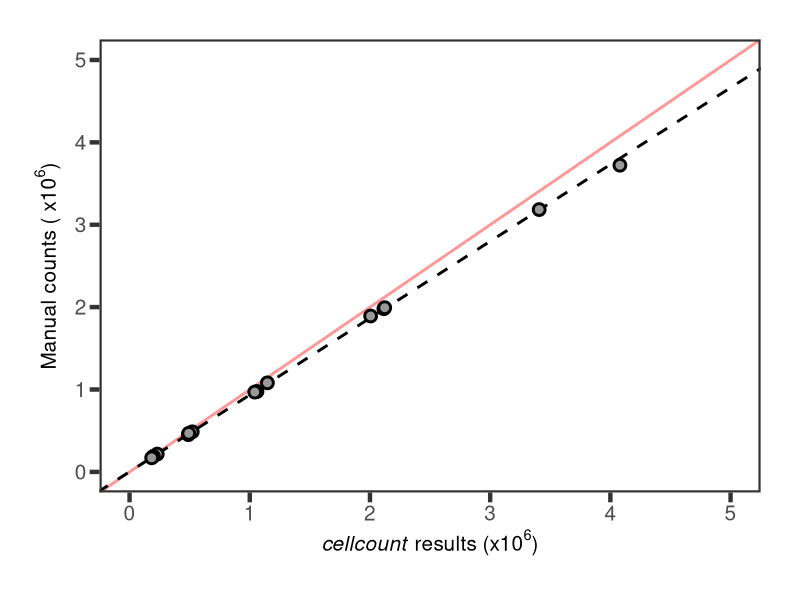
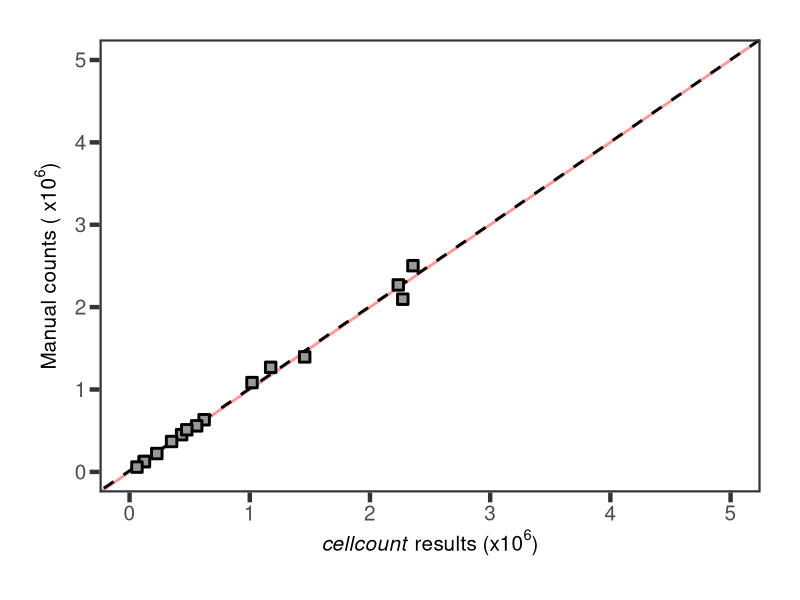
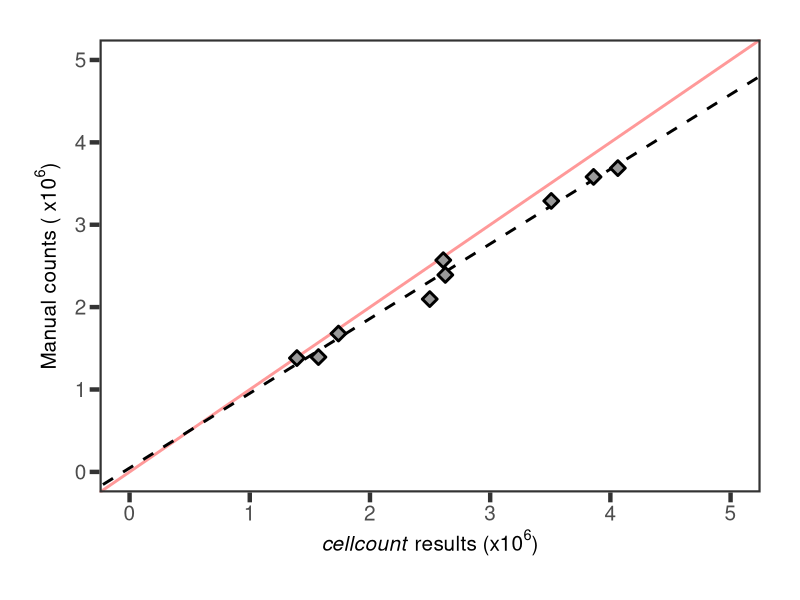
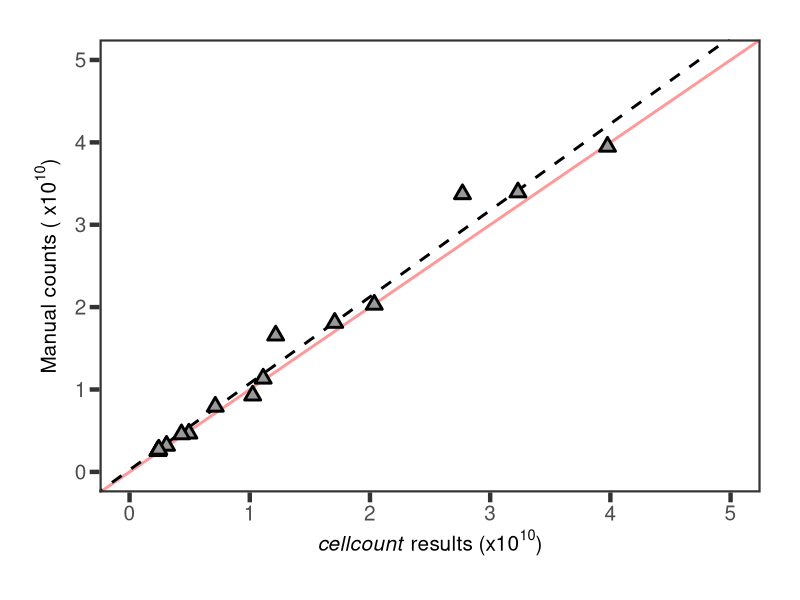
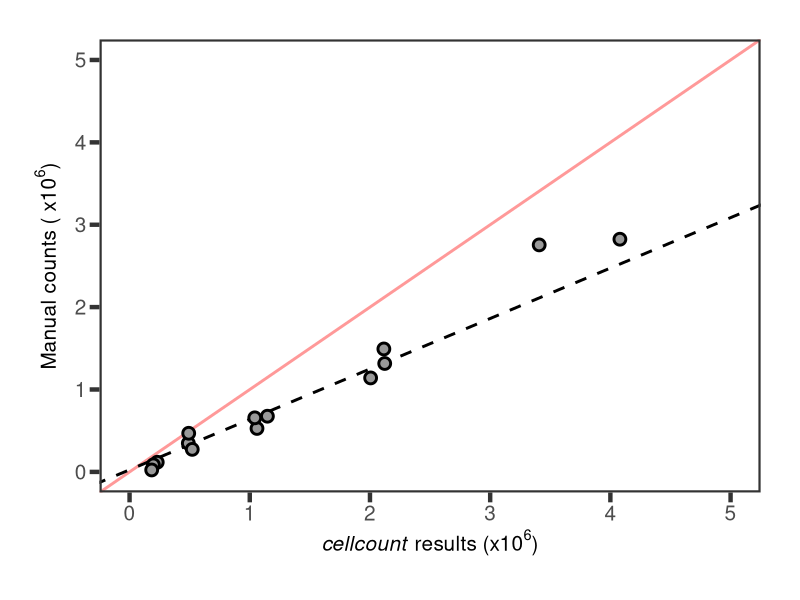
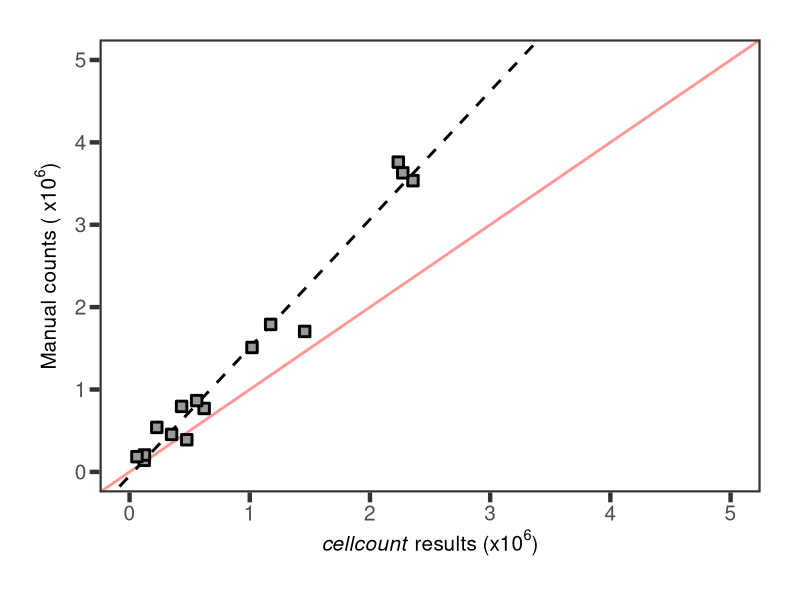
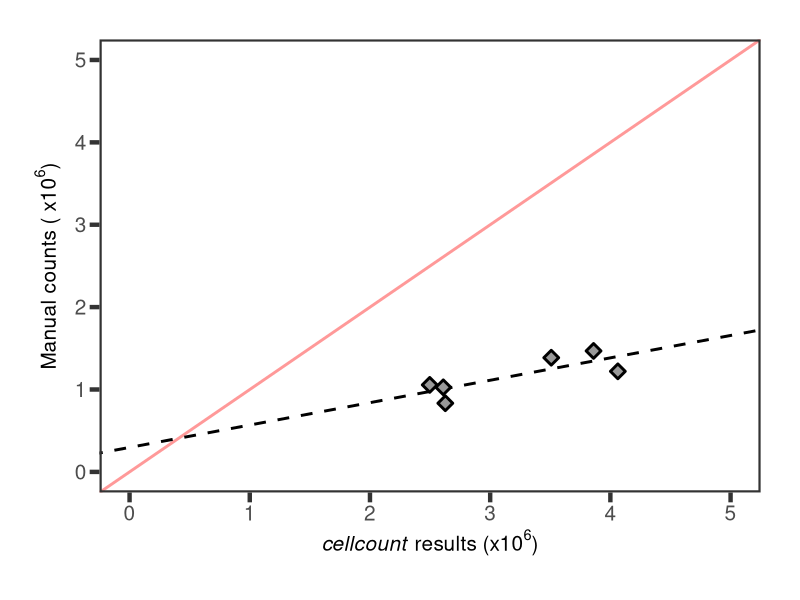
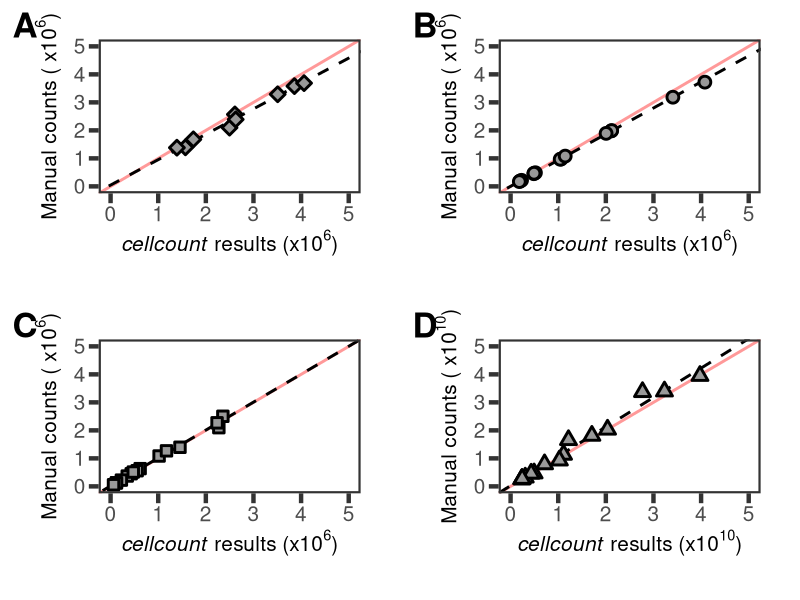

The R source for these figures, in order:
library(ggplot2)
library(gridExtra)
library(ggpubr)
library(cowplot)

setwd("C:/Users/Tyler.Harman/Desktop/cellcount_work/cellcount_main/data")

RA<-read.csv("Regression_Analysis.csv",header=T)

RA_F192<-subset(RA,Species=="F192")
RA_F210<-subset(RA,Species=="F210")
RA_Anabena<-subset(RA,Species=="Anabena")
RA_Shewanella<-subset(RA,Species=="Shewanella")

RA_F192$Script<-(RA_F192$Script/1000000)
RA_F192$Visual<-(RA_F192$Visual/1000000)
RA_F192$Microscope<-(RA_F192$Microscope/1000000)

data.lm1<-lm(Visual~Script,data=RA_F192)
summary(data.lm1)

F192<-ggplot(data=RA_F192, aes(x=Script,y=Visual))+
  theme_bw()+
  labs(x=expression(paste(italic("cellcount"), " results (",x10^{6},")")))+
  labs(y=expression(paste("Manual counts ( ",x10^{6},")")))+
  theme(axis.title.x = element_text(size=15),
        axis.title.y = element_text(size=15,vjust=2))+
  theme(axis.text.x = element_text(size = 15),
        axis.text.y = element_text(size = 15),
        axis.ticks = element_line(size=1.5),
        axis.ticks.length = unit(0.25,"cm"),
        plot.margin=unit(c(1,1,1,1),"cm"),
        panel.grid.major = element_blank(),
        panel.grid.minor = element_blank(),
        panel.border = element_rect(size=1.5))+
  scale_x_continuous(labels=function(x) format(x,scientific=FALSE))+
  scale_y_continuous(labels=function(x) format(x,scientific=FALSE))+
  xlim(0,5)+
  ylim(0,5)+
  geom_abline(slope=1,intercept=0,color="red",size=1,alpha=0.4)+
  geom_abline(slope=coef(data.lm1)[["Script"]],
              intercept=coef(data.lm1)[["(Intercept)"]],
              linetype=2,
              size=1)+
  geom_point(size=3,shape=21,colour="black",fill="grey60",stroke=1.5)
F192


RA_F210$Script<-(RA_F210$Script/1000000)
RA_F210$Visual<-(RA_F210$Visual/1000000)
RA_F210$Microscope<-(RA_F210$Microscope/1000000)

data.lm2<-lm(Visual~Script,data=RA_F210)
summary(data.lm2)

F210<-ggplot(data=RA_F210, aes(x=Script,y=Visual))+
  theme_bw()+
  labs(x=expression(paste(italic("cellcount"), " results (",x10^{6},")")))+
  labs(y=expression(paste("Manual counts ( ",x10^{6},")")))+
  theme(axis.title.x = element_text(size=15),
        axis.title.y = element_text(size=15,vjust=2))+
  theme(axis.text.x = element_text(size = 15),
        axis.text.y = element_text(size = 15),
        axis.ticks = element_line(size=1.5),
        axis.ticks.length = unit(0.25,"cm"),
        plot.margin=unit(c(1,1,1,1),"cm"),
        panel.grid.major = element_blank(),
        panel.grid.minor = element_blank(),
        panel.border = element_rect(size=1.5))+
  scale_x_continuous(labels=function(x) format(x,scientific=FALSE))+
  scale_y_continuous(labels=function(x) format(x,scientific=FALSE))+
  xlim(0,5)+
  ylim(0,5)+
  geom_abline(slope=1,intercept=0,color="red",size=1,alpha=0.4)+
  geom_abline(slope=coef(data.lm2)[["Script"]],
              intercept=coef(data.lm2)[["(Intercept)"]],
              linetype=2,
              size=1)+
  geom_point(size=3,shape=22,colour="black",fill="grey60",stroke=1.5)
F210


RA_Anabena$Script<-(RA_Anabena$Script/1000000)
RA_Anabena$Visual<-(RA_Anabena$Visual/1000000)
RA_Anabena$Microscope<-(RA_Anabena$Microscope/1000000)

data.lm3<-lm(Visual~Script,data=RA_Anabena)
summary(data.lm3)

Anabena<-ggplot(data=RA_Anabena, aes(x=Script,y=Visual))+
  theme_bw()+
  labs(x=expression(paste(italic("cellcount"), " results (",x10^{6},")")))+
  labs(y=expression(paste("Manual counts ( ",x10^{6},")")))+
  theme(axis.title.x = element_text(size=15),
        axis.title.y = element_text(size=15,vjust=2))+
  theme(axis.text.x = element_text(size = 15),
        axis.text.y = element_text(size = 15),
        axis.ticks = element_line(size=1.5),
        axis.ticks.length = unit(0.25,"cm"),
        plot.margin=unit(c(1,1,1,1),"cm"),
        panel.grid.major = element_blank(),
        panel.grid.minor = element_blank(),
        panel.border = element_rect(size=1.5))+
  scale_x_continuous(labels=function(x) format(x,scientific=FALSE))+
  scale_y_continuous(labels=function(x) format(x,scientific=FALSE))+
  xlim(0,5)+
  ylim(0,5)+
  geom_abline(slope=1,intercept=0,color="red",size=1,alpha=0.4)+
  geom_abline(slope=coef(data.lm3)[["Script"]],
              intercept=coef(data.lm3)[["(Intercept)"]],
              linetype=2,
              size=1)+
  geom_point(size=3,shape=23,colour="black",fill="grey60",stroke=1.5)
Anabena


RA_Shewanella$Script<-(RA_Shewanella$Script/10000000000)
RA_Shewanella$Visual<-(RA_Shewanella$Visual/10000000000)

data.lm4<-lm(Visual~Script,data=RA_Shewanella)
summary(data.lm4)

Shewanella<-ggplot(data=RA_Shewanella, aes(x=Script,y=Visual))+
  theme_bw()+
  labs(x=expression(paste(italic("cellcount"), " results (",x10^{10},")")))+
  labs(y=expression(paste("Manual counts ( ",x10^{10},")")))+
  theme(axis.title.x = element_text(size=15),
        axis.title.y = element_text(size=15,vjust=2))+
  theme(axis.text.x = element_text(size = 15),
        axis.text.y = element_text(size = 15),
        axis.ticks = element_line(size=1.5),
        axis.ticks.length = unit(0.25,"cm"),
        plot.margin=unit(c(1,1,1,1),"cm"),
        panel.grid.major = element_blank(),
        panel.grid.minor = element_blank(),
        panel.border = element_rect(size=1.5))+
  scale_x_continuous(labels=function(x) format(x,scientific=FALSE))+
  scale_y_continuous(labels=function(x) format(x,scientific=FALSE))+
  xlim(0,5)+
  ylim(0,5)+
  geom_abline(slope=1,intercept=0,color="red",size=1,alpha=0.4)+
  geom_abline(slope=coef(data.lm4)[["Script"]],
              intercept=coef(data.lm4)[["(Intercept)"]],
              linetype=2,
              size=1)+
  geom_point(size=3,shape=24,colour="black",fill="grey60",stroke=1.5)
Shewanella



tiff("RA_Analysis1.tiff", height = 32, width = 30, units = 'cm', 
     compression = "lzw", res = 300)
plot_grid(Anabena,F192,F210,Shewanella, nrow = 2, labels = "AUTO",label_size = 25)
dev.off()





data.lm5<-lm(Microscope~Script,data=RA_F192)
summary(data.lm5)

F192_M<-ggplot(data=RA_F192, aes(x=Script,y=Microscope))+
  theme_bw()+
  labs(x=expression(paste(italic("cellcount"), " results (",x10^{6},")")))+
  labs(y=expression(paste("Manual counts ( ",x10^{6},")")))+
  theme(axis.title.x = element_text(size=15),
        axis.title.y = element_text(size=15,vjust=2))+
  theme(axis.text.x = element_text(size = 15),
        axis.text.y = element_text(size = 15),
        axis.ticks = element_line(size=1.5),
        axis.ticks.length = unit(0.25,"cm"),
        plot.margin=unit(c(1,1,1,1),"cm"),
        panel.grid.major = element_blank(),
        panel.grid.minor = element_blank(),
        panel.border = element_rect(size=1.5))+
  scale_x_continuous(labels=function(x) format(x,scientific=FALSE))+
  scale_y_continuous(labels=function(x) format(x,scientific=FALSE))+
  xlim(0,5)+
  ylim(0,5)+
  geom_abline(slope=1,intercept=0,color="red",size=1,alpha=0.4)+
  geom_abline(slope=coef(data.lm5)[["Script"]],
              intercept=coef(data.lm5)[["(Intercept)"]],
              linetype=2,
              size=1)+
  geom_point(size=3,shape=21,colour="black",fill="grey60",stroke=1.5)
F192_M

data.lm6<-lm(Microscope~Script,data=RA_F210)
summary(data.lm6)

F210_M<-ggplot(data=RA_F210, aes(x=Script,y=Microscope))+
  theme_bw()+
  labs(x=expression(paste(italic("cellcount"), " results (",x10^{6},")")))+
  labs(y=expression(paste("Manual counts ( ",x10^{6},")")))+
  theme(axis.title.x = element_text(size=15),
        axis.title.y = element_text(size=15,vjust=2))+
  theme(axis.text.x = element_text(size = 15),
        axis.text.y = element_text(size = 15),
        axis.ticks = element_line(size=1.5),
        axis.ticks.length = unit(0.25,"cm"),
        plot.margin=unit(c(1,1,1,1),"cm"),
        panel.grid.major = element_blank(),
        panel.grid.minor = element_blank(),
        panel.border = element_rect(size=1.5))+
  scale_x_continuous(labels=function(x) format(x,scientific=FALSE))+
  scale_y_continuous(labels=function(x) format(x,scientific=FALSE))+
  xlim(0,5)+
  ylim(0,5)+
  geom_abline(slope=1,intercept=0,color="red",size=1,alpha=0.4)+
  geom_abline(slope=coef(data.lm6)[["Script"]],
              intercept=coef(data.lm6)[["(Intercept)"]],
              linetype=2,
              size=1)+
  geom_point(size=3,shape=22,colour="black",fill="grey60",stroke=1.5)
F210_M

data.lm7<-lm(Microscope~Script,data=RA_Anabena)
summary(data.lm7)

Anabena_M<-ggplot(data=RA_Anabena, aes(x=Script,y=Microscope))+
  theme_bw()+
  labs(x=expression(paste(italic("cellcount"), " results (",x10^{6},")")))+
  labs(y=expression(paste("Manual counts ( ",x10^{6},")")))+
  theme(axis.title.x = element_text(size=15),
        axis.title.y = element_text(size=15,vjust=2))+
  theme(axis.text.x = element_text(size = 15),
        axis.text.y = element_text(size = 15),
        axis.ticks = element_line(size=1.5),
        axis.ticks.length = unit(0.25,"cm"),
        plot.margin=unit(c(1,1,1,1),"cm"),
        panel.grid.major = element_blank(),
        panel.grid.minor = element_blank(),
        panel.border = element_rect(size=1.5))+
  scale_x_continuous(labels=function(x) format(x,scientific=FALSE))+
  scale_y_continuous(labels=function(x) format(x,scientific=FALSE))+
  xlim(0,5)+
  ylim(0,5)+
  geom_abline(slope=1,intercept=0,color="red",size=1,alpha=0.4)+
  geom_abline(slope=coef(data.lm7)[["Script"]],
              intercept=coef(data.lm7)[["(Intercept)"]],
              linetype=2,
              size=1)+
  geom_point(size=3,shape=23,colour="black",fill="grey60",stroke=1.5)
Anabena_M



tiff("RA_Analysis2.tiff", height = 30, width = 30, units = 'cm', 
     compression = "lzw", res = 300)
plot_grid(Anabena_M,F192_M,F210_M, nrow = 2, labels = "AUTO",label_size = 25)
dev.off()
